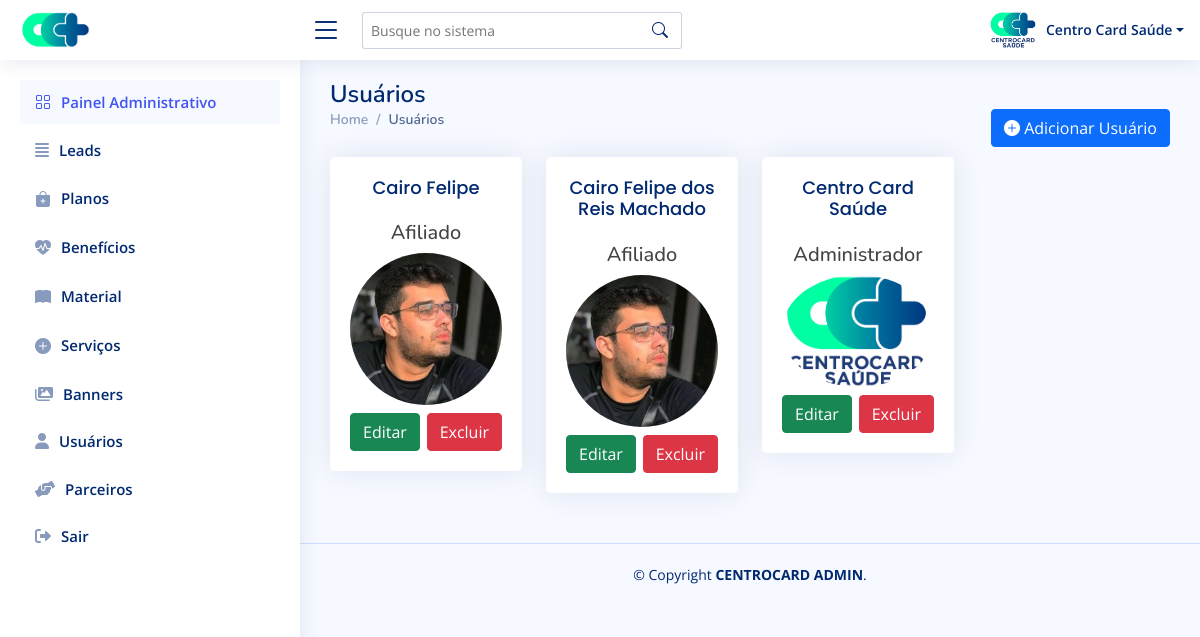
Screenshot of /admin/painel-usuarios.php (signed in) with the database file from the repository.
### tables this page shows
CREATE TABLE `users` (
  `id` int(11) NOT NULL AUTO_INCREMENT,
  `name` varchar(100) DEFAULT NULL,
  `login` varchar(50) DEFAULT NULL,
  `email` varchar(100) DEFAULT NULL,
  `pass` varchar(100) DEFAULT NULL,
  `type` int(11) DEFAULT NULL,
  `whats` varchar(50) DEFAULT NULL,
  `img` varchar(200) DEFAULT NULL,
  `data_create` timestamp NULL DEFAULT current_timestamp(),
  `address` varchar(200) DEFAULT NULL,
  `district` varchar(100) DEFAULT NULL,
  `city` varchar(100) DEFAULT NULL,
  `state` varchar(100) DEFAULT NULL,
  `status` varchar(50) DEFAULT NULL,
  `plan` varchar(20) DEFAULT NULL,
  PRIMARY KEY (`id`)
);

### admin/painel-usuarios.php (the view, shortened to what this page needs)
<?php
require_once 'dbconfig.php';
?>
<!DOCTYPE html>
<html lang="pt-br">
<head>
  <link rel="stylesheet" href="https://cdnjs.cloudflare.com/ajax/libs/font-awesome/6.0.0-beta3/css/all.min.css" />
  <link href="assets/vendor/bootstrap/css/bootstrap.min.css" rel="stylesheet">
  <link rel="stylesheet" href="https://cdn.jsdelivr.net/npm/bootstrap-icons@1.8.1/font/bootstrap-icons.css">
  <link href="assets/vendor/boxicons/css/boxicons.min.css" rel="stylesheet">
  <link href="assets/vendor/quill/quill.snow.css" rel="stylesheet">
  <link href="assets/vendor/quill/quill.bubble.css" rel="stylesheet">
  <link href="assets/vendor/remixicon/remixicon.css" rel="stylesheet">
  <link href="assets/vendor/simple-datatables/style.css" rel="stylesheet">
  <link href="assets/css/style.css" rel="stylesheet">
</head>
<body>
  <?php include "components/header.php" ?>
  <?php include "components/sidebar.php" ?>
  <main id="main" class="main">
    <div class="pagetitle">
      <h1>Usuários</h1>
      <div class="d-flex justify-content-between">
        <nav>
          <ol class="breadcrumb">
            <li class="breadcrumb-item"><a href="painel-controle.php">Home</a></li>
            <li class="breadcrumb-item active">Usuários</li>
          </ol>
        </nav>
        <a href="add-usuario.php">
          <button type="submit" name="btnsave" class="btn btn-primary"><i class="bi bi-plus-circle-fill"></i> Adicionar Usuário</button>
        </a>
      </div>
    </div>
    <section class="section">
      <div class="row">
        <?php
        $stmt = $DB_con->prepare('SELECT * FROM users ORDER BY id DESC');
        $stmt->execute();
        if ($stmt->rowCount() > 0) {
          while ($row = $stmt->fetch(PDO::FETCH_ASSOC)) {
            extract($row);
        ?>
            <div class="col-lg-3">
              <div class="card">
                <div class="card-body">
                  <h5 class="card-title text-center"><?php echo $name; ?></h5>
                  <?php
                  if ($type == 1) {
                    echo "<h5 class='card-title-2 text-center'>Administrador</h5>";
                  }
                  if ($type == 2) {
                    echo "<h5 class='card-title-2 text-center'>Afiliado</h5>";
                  }
                  if ($type == 4) {
                    echo "<h5 class='card-title-2 text-center'>Afiliado</h5>";
                  }
                  ?>
                  <img class="img-fluid rounded-circle" src="./uploads/usuarios/<?php echo $row['img']; ?>" onerror="this.src='./assets/img/semperfil.png'">
                  <div class="d-flex justify-content-between pt-2">
                    <a href="painel-perfil.php?edit_id=<?php echo $_SESSION['id']; ?>">
                      <button type="button" class="btn btn-success">Editar</button>
                    </a>
                    <a href="?delete_id=<?php echo $row['id']; ?>">
                      <button type="button" class="btn btn-danger">Excluir</button>
                    </a>
                  </div>
                </div>
              </div>
            </div>
          <?php
          }
        }
        ?>
      </div>
    </section>
  </main>
  <?php include "components/footer.php"; ?>
</body>
</html>

### admin/assets/css/style.css (style rules this page uses)
:root { scroll-behavior: smooth; }
body { font-family: "Open Sans", sans-serif; background : #f6f9ff; color : #444444; }
a { color : #4154f1; text-decoration: none; }
h1, h2, h3, h4, h5, h6 { font-family: "Nunito", sans-serif; }
#main { margin-top: 60px; padding : 20px 30px; transition: all 0.3s; }
.pagetitle { margin-bottom: 10px; }
.pagetitle h1 { font-size : 24px; margin-bottom: 0; font-weight : 600; color : #012970; }
.card { margin-bottom: 30px; border : none; border-radius: 5px; box-shadow : 0px 0 30px rgba(1, 41, 112, 0.1); overflow : hidden; }
.card-title { padding : 20px 0 15px 0; font-size : 18px; font-weight: 500; color : #012970; font-family: "Poppins", sans-serif; }
.card-body { padding: 0 20px 20px 20px; }
.breadcrumb { font-size : 14px; font-family: "Nunito", sans-serif; color : #899bbd; font-weight: 600; }
.breadcrumb a { color : #899bbd; transition: 0.3s; }
.breadcrumb .breadcrumb-item::before { color: #899bbd; }
.breadcrumb .active { color : #51678f; font-weight: 600; }
@media (min-width: 1200px) { #main, #footer { margin-left: 300px; } }

### rows the page displays
users: name "Cairo Felipe", type "Afiliado", img (picture)
users: name "Cairo Felipe dos Reis Machado", type "Afiliado", img (picture)
users: name "Centro Card Saúde", type "Administrador", img (picture)

### other values shown
$_SESSION['name'] "Centro Card Saúde"
